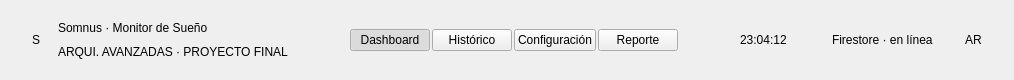
     <widget class="QFrame" name="topBar">
      <property name="minimumSize"><size><width>0</width><height>80</height></size></property>
      <property name="maximumSize"><size><width>16777215</width><height>80</height></size></property>
      <layout class="QHBoxLayout" name="topBarLayout">
       <property name="leftMargin"><number>32</number></property><property name="topMargin"><number>16</number></property>
       <property name="rightMargin"><number>32</number></property><property name="bottomMargin"><number>16</number></property>
       <property name="spacing"><number>18</number></property>
       <item><widget class="QLabel" name="brandMark"><property name="text"><string>S</string></property></widget></item>
       <item>
        <layout class="QVBoxLayout" name="brandText"><property name="spacing"><number>0</number></property>
         <item><widget class="QLabel" name="brandName"><property name="text"><string>Somnus · Monitor de Sueño</string></property></widget></item>
         <item><widget class="QLabel" name="brandSub"><property name="text"><string>ARQUI. AVANZADAS · PROYECTO FINAL</string></property></widget></item>
        </layout>
       </item>
       <item><spacer name="topSpacerL"><property name="orientation"><enum>Qt::Horizontal</enum></property><property name="sizeHint" stdset="0"><size><width>40</width><height>20</height></size></property></spacer></item>
       <item>
        <widget class="QFrame" name="navBar">
         <layout class="QHBoxLayout" name="navLayout">
          <property name="leftMargin"><number>4</number></property><property name="topMargin"><number>4</number></property>
          <property name="rightMargin"><number>4</number></property><property name="bottomMargin"><number>4</number></property>
          <property name="spacing"><number>2</number></property>
          <item><widget class="QPushButton" name="btnNavDashboard"><property name="text"><string>Dashboard</string></property><property name="cursor"><cursorShape>PointingHandCursor</cursorShape></property><property name="checkable"><bool>true</bool></property><property name="checked"><bool>true</bool></property><property name="autoExclusive"><bool>true</bool></property><property name="nav" stdset="0"><string>true</string></property><property name="active" stdset="0"><string>true</string></property></widget></item>
          <item><widget class="QPushButton" name="btnNavHistorico"><property name="text"><string>Histórico</string></property><property name="cursor"><cursorShape>PointingHandCursor</cursorShape></property><property name="checkable"><bool>true</bool></property><property name="autoExclusive"><bool>true</bool></property><property name="nav" stdset="0"><string>true</string></property></widget></item>
          <item><widget class="QPushButton" name="btnNavConfig"><property name="text"><string>Configuración</string></property><property name="cursor"><cursorShape>PointingHandCursor</cursorShape></property><property name="checkable"><bool>true</bool></property><property name="autoExclusive"><bool>true</bool></property><property name="nav" stdset="0"><string>true</string></property></widget></item>
          <item><widget class="QPushButton" name="btnNavReporte"><property name="text"><string>Reporte</string></property><property name="cursor"><cursorShape>PointingHandCursor</cursorShape></property><property name="checkable"><bool>true</bool></property><property name="autoExclusive"><bool>true</bool></property><property name="nav" stdset="0"><string>true</string></property></widget></item>
         </layout>
        </widget>
       </item>
       <item><spacer name="topSpacerR"><property name="orientation"><enum>Qt::Horizontal</enum></property><property name="sizeHint" stdset="0"><size><width>40</width><height>20</height></size></property></spacer></item>
       <item><widget class="QLabel" name="clockLbl"><property name="text"><string>23:04:12</string></property></widget></item>
       <item>
        <widget class="QFrame" name="statusPill">
         <layout class="QHBoxLayout" name="statusLayout">
          <property name="leftMargin"><number>12</number></property><property name="topMargin"><number>6</number></property>
          <property name="rightMargin"><number>14</number></property><property name="bottomMargin"><number>6</number></property>
          <property name="spacing"><number>8</number></property>
          <item><widget class="QLabel" name="statusDot"><property name="text"><string/></property></widget></item>
          <item><widget class="QLabel" name="statusText"><property name="text"><string>Firestore · en línea</string></property></widget></item>
         </layout>
        </widget>
       </item>
       <item><widget class="QLabel" name="avatarLbl"><property name="text"><string>AR</string></property></widget></item>
      </layout>
     </widget>
